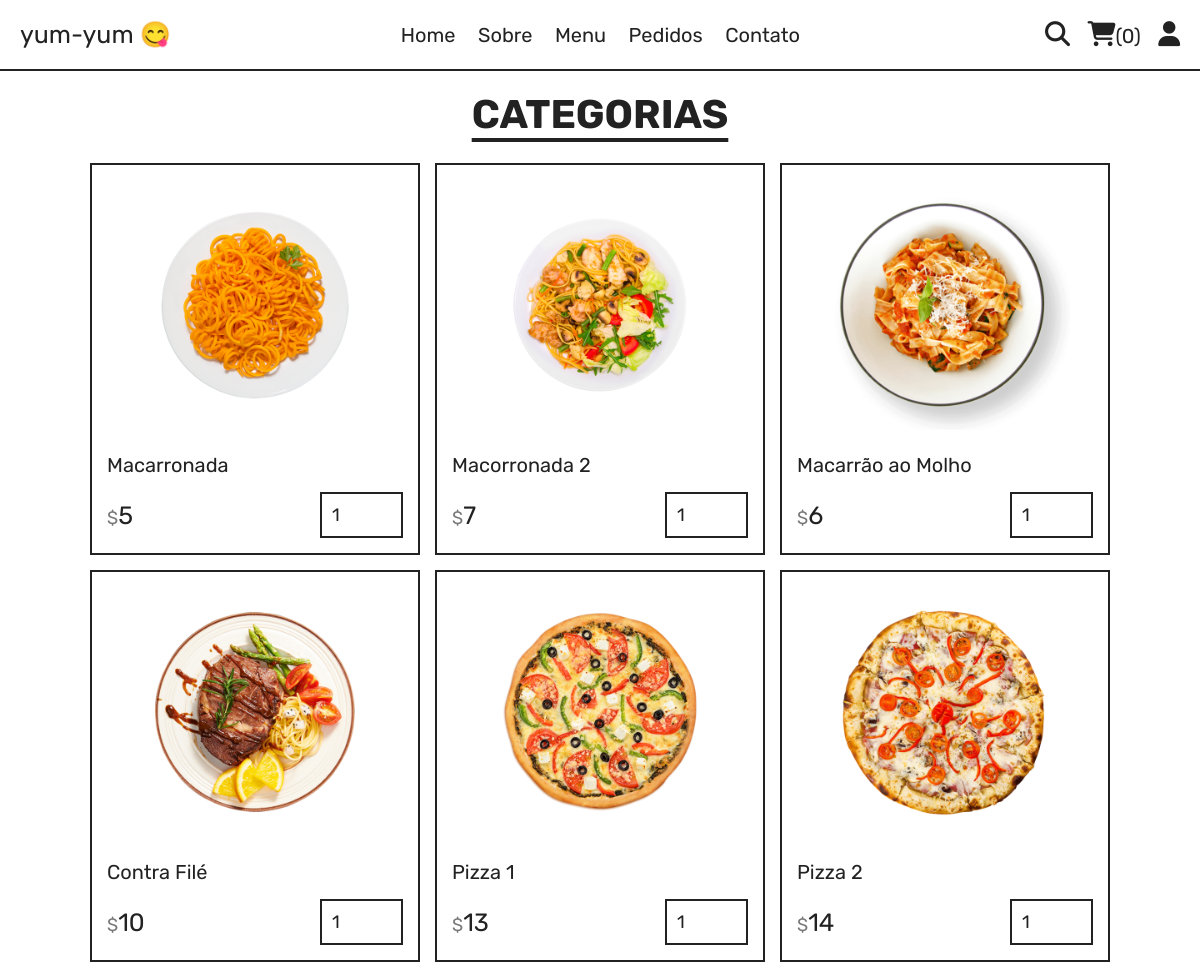
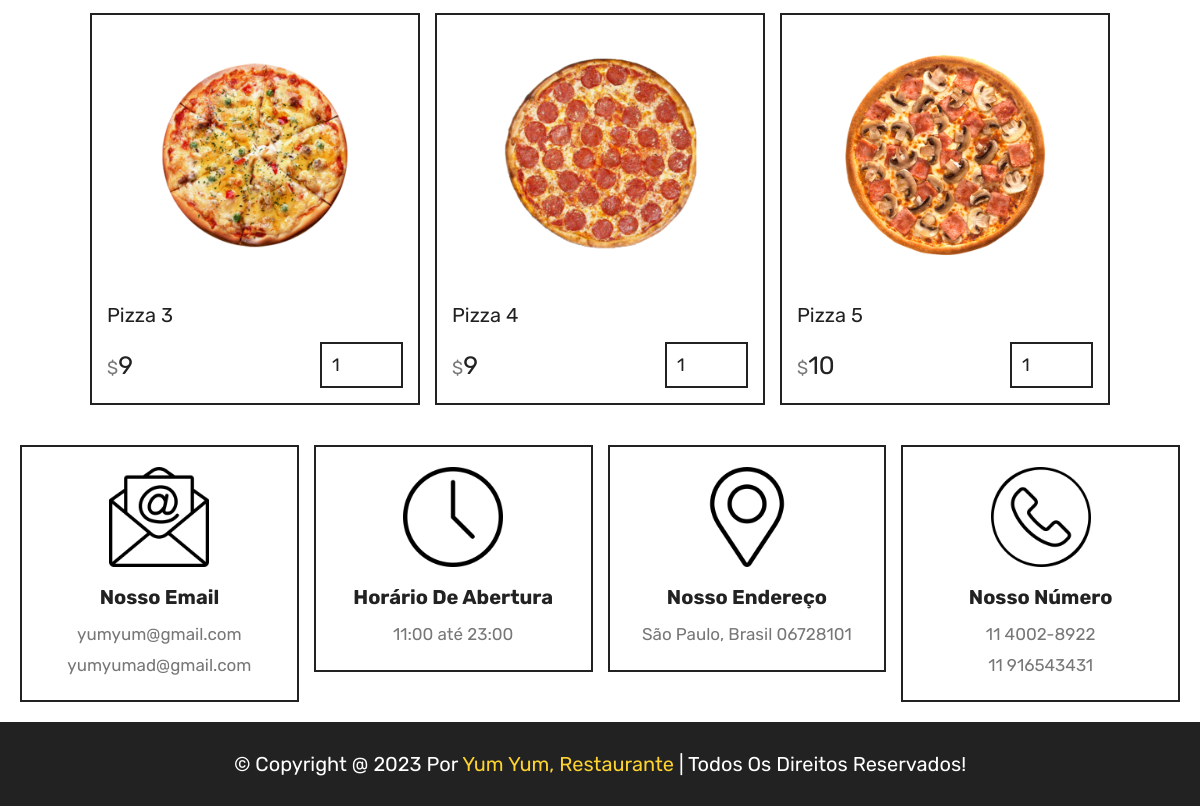
Page /category.php?category=Prato Principal on the committed database (2 pictures, top to bottom).
### tables this page shows
CREATE TABLE `products` (
  `id` int(100) NOT NULL,
  `name` varchar(100) NOT NULL,
  `category` varchar(100) NOT NULL,
  `price` int(10) NOT NULL,
  `image` varchar(100) NOT NULL
);

### category.php (the view, shortened to what this page needs)
<?php
include 'components/connect.php';
?>
<!DOCTYPE html>
<html lang="en">
<head>
   <link rel="stylesheet" href="https://cdnjs.cloudflare.com/ajax/libs/font-awesome/6.1.1/css/all.min.css">
   <link rel="stylesheet" href="css/style.css">
</head>
<body>
<?php include 'components/user_header.php'; ?>
<section class="products">
   <h1 class="title">Categorias</h1>
   <div class="box-container">
      <?php
         $category = $_GET['category'];
         $select_products = $conn->prepare("SELECT * FROM `products` WHERE category = ?");
         $select_products->execute([$category]);
         if($select_products->rowCount() > 0){
            while($fetch_products = $select_products->fetch(PDO::FETCH_ASSOC)){
      ?>
      <form action="" method="post" class="box">
         <img src="uploaded_img/<?= $fetch_products['image']; ?>" alt="">
         <div class="name"><?= $fetch_products['name']; ?></div>
         <div class="flex">
            <div class="price"><span>$</span><?= $fetch_products['price']; ?></div>
            <input type="number" name="qty" class="qty" min="1" max="99" value="1" maxlength="2">
         </div>
      </form>
      <?php
            }
         }else{
            echo '<p class="empty">Sem produtos adicionados!</p>';
         }
      ?>
   </div>
</section>
<?php include 'components/footer.php'; ?>
</body>
</html>

### css/style.css (style rules this page uses)
:root { --yellow:#fed330; --red:#e74c3c; --white:#fff; --black:#222; --light-color:#777; --border:.2rem solid var(--black); }
* { font-family: 'Rubik', sans-serif; margin:0; padding:0; box-sizing: border-box; outline: none; border: none; text-decoration: none; }
html { font-size: 62.5%; overflow-x: hidden; scroll-behavior: smooth; stop-opacity: 7rem; }
section { margin:0 auto; max-width: 1200px; padding:2rem; }
.title { text-align: center; margin-bottom: 2.5rem; font-size: 4rem; color:var(--black); text-transform: uppercase; text-decoration: underline; text-underline-offset: 1rem; }
.products .box-container { display: grid; grid-template-columns: repeat(auto-fit, 33rem); justify-content: center; align-items: flex-start; gap:1.5rem; }
.products .box-container .box { border:var(--border); padding:1.5rem; position: relative; overflow: hidden; }
.products .box-container .box img { height: 25rem; width: 100%; object-fit: contain; margin-bottom: 1rem; }
.products .box-container .box .name { font-size: 2rem; color:var(--black); margin:1rem 0; }
.products .box-container .box .flex { display: flex; align-items: center; gap:1rem; margin-top: 1.5rem; }
.products .box-container .box .flex .price { margin-right: auto; font-size: 2.5rem; color:var(--black); }
.products .box-container .box .flex .price span { color:var(--light-color); font-size: 1.8rem; }
.products .box-container .box .flex .qty { padding:1rem; border:var(--border); font-size: 1.8rem; color:var(--black); }

### rows in the picture
products: image (picture), name "Macarronada", price "5"
products: image (picture), name "Macorronada 2", price "7"
products: image (picture), name "Macarrão ao Molho", price "6"
products: image (picture), name "Contra Filé", price "10"
products: image (picture), name "Pizza 1", price "13"
products: image (picture), name "Pizza 2", price "14"
products: image (picture), name "Pizza 3", price "9"
products: image (picture), name "Pizza 4", price "9"
products: image (picture), name "Pizza 5", price "10"

### other values in the picture
$total_cart_items "0"
